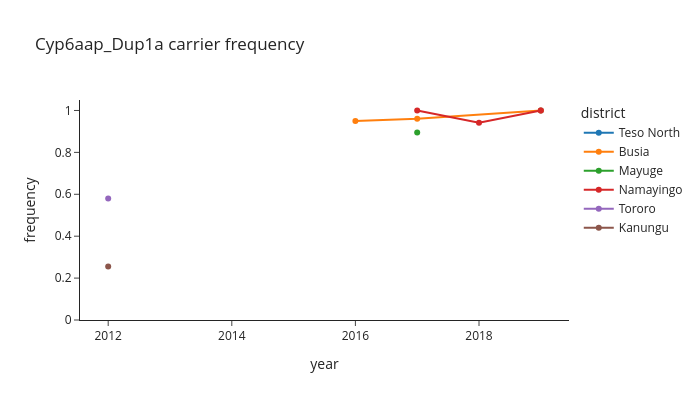

The notebook cell saved with this chart:
### Markdown cell above
The amplification is one allele, `Cyp6aap_Dup1a`, a duplication that includes *Cyp6aa1* but not
*Cyp6p3*. It is close to fixation around Busia and lower in Tororo and Kanungu in 2012. This is
the duplication described by Njoroge *et al.* [2] as part of a "triple mutant" haplotype that
spread through East Africa.

Let's plot the carrier frequency through time in each district.

### Code cell
def tidy_allele_frequencies(frq):
    # Long format with district and year parsed from labels like UG-E_Busia_gamb_2016.
    long = (
        frq.filter(like="frq_")
        .rename(columns=lambda c: c.removeprefix("frq_"))
        .reset_index(names="allele")
        .melt(id_vars="allele", var_name="cohort", value_name="frequency")
    )
    parts = long["cohort"].str.split("_", expand=True)
    long["district"] = parts[1].str.replace("-", " ")
    long["year"] = parts[3].astype(int)
    return long


px.line(
    tidy_allele_frequencies(cyp6_alleles).query("allele == 'Cyp6aap_Dup1a'"),
    x="year", y="frequency", color="district", markers=True, range_y=[0, 1.05],
    title="Cyp6aap_Dup1a carrier frequency", width=700, height=400,
)

### Figure 1 — Plotly figure (JSON) as saved in the notebook; plotly's stock layout.template omitted (floating-point values rounded to 4 significant figures)
{"data": [{"hovertemplate": "district=Teso North<br>year=%{x}<br>frequency=%{y}<extra></extra>", "legendgroup": "Teso North", "line": {"color": "#1F77B4", "dash": "solid"}, "marker": {"symbol": "circle"}, "mode": "lines+markers", "name": "Teso North", "orientation": "v", "showlegend": true, "type": "scatter", "x": [2019], "xaxis": "x", "y": [1.0], "yaxis": "y"}, {"hovertemplate": "district=Busia<br>year=%{x}<br>frequency=%{y}<extra></extra>", "legendgroup": "Busia", "line": {"color": "#FF7F0E", "dash": "solid"}, "marker": {"symbol": "circle"}, "mode": "lines+markers", "name": "Busia", "orientation": "v", "showlegend": true, "type": "scatter", "x": [2016, 2017, 2019], "xaxis": "x", "y": [0.95, 0.96, 1.0], "yaxis": "y"}, {"hovertemplate": "district=Mayuge<br>year=%{x}<br>frequency=%{y}<extra></extra>", "legendgroup": "Mayuge", "line": {"color": "#2CA02C", "dash": "solid"}, "marker": {"symbol": "circle"}, "mode": "lines+markers", "name": "Mayuge", "orientation": "v", "showlegend": true, "type": "scatter", "x": [2017], "xaxis": "x", "y": [0.8947], "yaxis": "y"}, {"hovertemplate": "district=Namayingo<br>year=%{x}<br>frequency=%{y}<extra></extra>", "legendgroup": "Namayingo", "line": {"color": "#D62728", "dash": "solid"}, "marker": {"symbol": "circle"}, "mode": "lines+markers", "name": "Namayingo", "orientation": "v", "showlegend": true, "type": "scatter", "x": [2017, 2018, 2019], "xaxis": "x", "y": [1.0, 0.9412, 1.0], "yaxis": "y"}, {"hovertemplate": "district=Tororo<br>year=%{x}<br>frequency=%{y}<extra></extra>", "legendgroup": "Tororo", "line": {"color": "#9467BD", "dash": "solid"}, "marker": {"symbol": "circle"}, "mode": "lines+markers", "name": "Tororo", "orientation": "v", "showlegend": true, "type": "scatter", "x": [2012], "xaxis": "x", "y": [0.5804], "yaxis": "y"}, {"hovertemplate": "district=Kanungu<br>year=%{x}<br>frequency=%{y}<extra></extra>", "legendgroup": "Kanungu", "line": {"color": "#8C564B", "dash": "solid"}, "marker": {"symbol": "circle"}, "mode": "lines+markers", "name": "Kanungu", "orientation": "v", "showlegend": true, "type": "scatter", "x": [2012], "xaxis": "x", "y": [0.2553], "yaxis": "y"}], "layout": {"height": 400, "legend": {"title": {"text": "district"}, "tracegroupgap": 0}, "title": {"text": "Cyp6aap_Dup1a carrier frequency"}, "width": 700, "xaxis": {"anchor": "y", "domain": [0.0, 1.0], "title": {"text": "year"}}, "yaxis": {"anchor": "x", "domain": [0.0, 1.0], "range": [0, 1.05], "title": {"text": "frequency"}}}}
